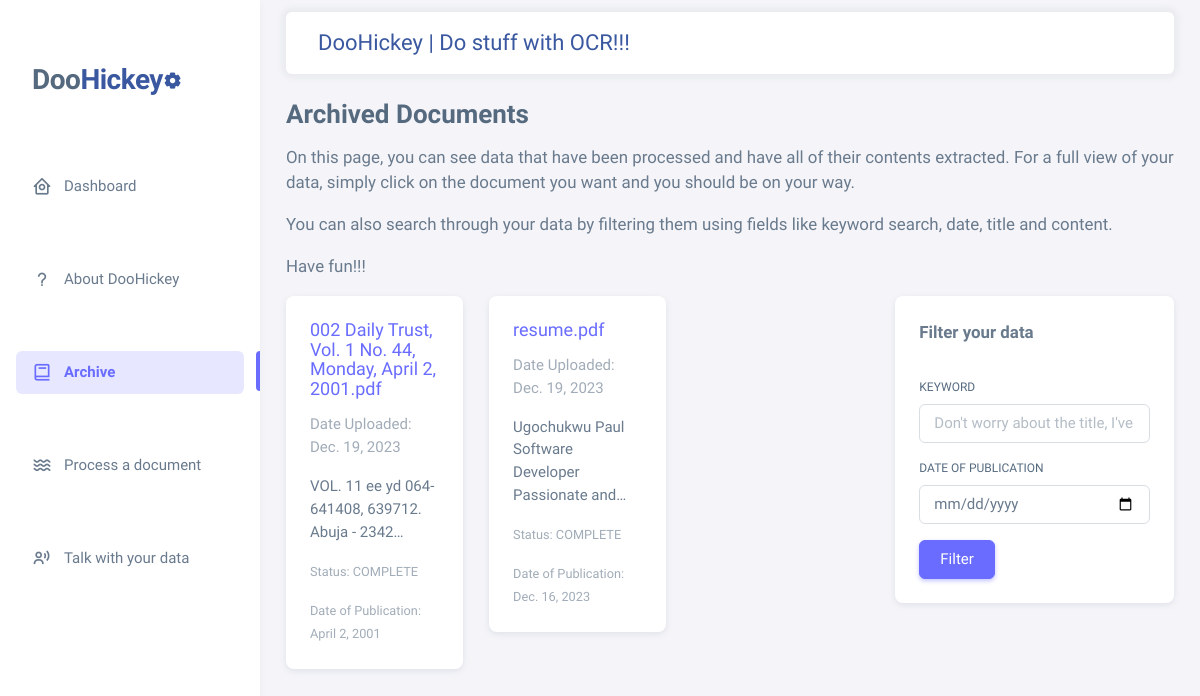
Page /archive on the committed database.
### core/models.py (models this page shows, shortened)
class Document(models.Model):
    id = models.UUIDField(default=uuid.uuid4, unique=True, primary_key=True)
    title = models.CharField(max_length=200, unique=True)
    publication_date = models.DateField()
    date_uploaded = models.DateField(auto_now_add=True)
    extracted_text = models.TextField(null=True)
    document = models.FileField(upload_to="documents/newspapers")
    processing_status = models.CharField(max_length=200, choices=PROCESS_STATUS)

### core/views.py (the view)
# urls.py: path('archive', views.archive, name="archive"),
def archive(request):
    document_list = Document.objects.filter(processing_status="COMPLETE")
    keyword = request.GET.get('title')
    date_of_publication = request.GET.get('date')
    if keyword:
        document_list = document_list.filter(Q(title__icontains=keyword) | Q(extracted_text__icontains=keyword))
    if date_of_publication:
        document_list = document_list.filter(publication_date=date_of_publication)
    num_results = document_list.count()
    per_page = 10  # Change this to your desired number of items per page
    paginator = Paginator(document_list, per_page)
    page_number = request.GET.get('page')
    try:
        documents = paginator.page(page_number)
    except PageNotAnInteger:
        documents = paginator.page(1)
    except EmptyPage:
        documents = paginator.page(paginator.num_pages)
    context = {
        'title': 'Archive',
        'documents': documents,
        'num_results': num_results,
    }
    return render(request, 'archive.html', context)

### core/context_processors.py (called while the page is built)
def current_path(request):
    return {
        'current_path': request.path,
    }

### templates/archive.html (shortened to what this page needs)
{% extends "base.html" %}
{% load static %}
{% block content %}
<div class="container-xxl flex-grow-1 container-p-y">
  <div class="row">
    <div class="">
      <h3 class="fw-bold">Archived Documents</h3>
      <p class="lead">On this page, you can see data that have been processed and have all of their contents extracted. For a full view of your data, simply click on the document you want and you should be on your way.</p>
      <p class="lead">You can also search through your data by filtering them using fields like keyword search, date, title and content.</p>
      <p class="lead">Have fun!!!</p>
    </div>
    <div class="col-lg-8 mb-4 order-0">
      <div class="row">
        {% if num_results is not None %}
          {% if num_results > 0 %}
            {% for document in documents %}
              <div class="col-md-6 col-lg-4 mb-3">
                <div class="card">
                  <div class="card-body">
                    <h5 class="card-title"><a href="{% url 'document_detail' document.id %}">{{document.title}}</a></h5><p class="text-muted">Date Uploaded: {{document.date_uploaded}}</p>
                    <p class="card-text">
                      {{document.extracted_text|truncatechars:50|safe}}
                    </p>
                    <p class="card-text"><small class="text-muted">Status: {{document.processing_status}}</small></p>
                    <p class="card-text"><small class="text-muted">Date of Publication: {{document.publication_date}}</small></p>
                  </div>
                </div>
              </div>
            {% endfor %}
          {% else %}
          <p class="fw-bold lead">NO RESULTS FOUND</p>
          {% endif %}
        {% endif %}
      </div>
    </div>
    <div class="col-md-4">
      <form action="" method="get">
        <div class="">
          <div class="card mb-4">
            <div class="card-body">
              <div>
                <p class="lead fw-bold">Filter your data</p>
                <label for="defaultFormControlInput" class="form-label mt-3">Keyword</label>
                <input type="text" class="form-control" id="defaultFormControlInput" placeholder="Don't worry about the title, I've got this one" aria-describedby="defaultFormControlHelp" name="title">
                <label for="defaultFormControlInput" class="form-label mt-3">Date of Publication</label>
                <input type="date" class="form-control" id="defaultFormControlInput" placeholder="John Doe" aria-describedby="defaultFormControlHelp" name="date">
                <button class="btn btn-primary mt-3" type="submit">Filter</button>
              </div>
            </div>
          </div>
        </div>
      </form>
    </div>
  </div>
</div>
{% endblock content %}

### rows in the picture
Document: title "002 Daily Trust, Vol. 1 No. 44, Monday, April 2, 2001.pdf", date_uploaded "Dec. 19, 2023", extracted_text "VOL. 11 ee yd 064-641408, 639712. Abuja - 2342…", processing_status "COMPLETE", publication_date "April 2, 2001"
Document: title "resume.pdf", date_uploaded "Dec. 19, 2023", extracted_text "Ugochukwu Paul Software Developer Passionate and…", processing_status "COMPLETE", publication_date "Dec. 16, 2023"
